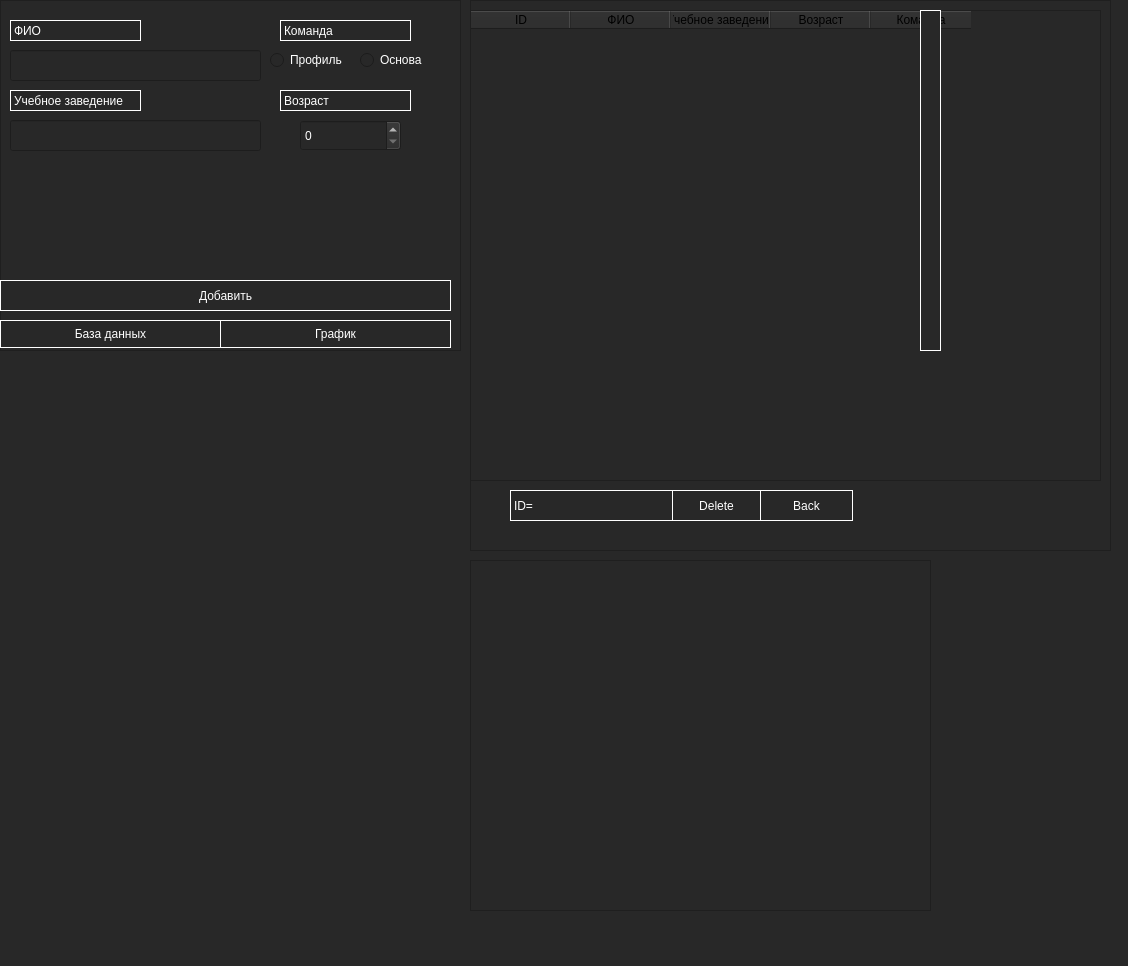
<?xml version="1.0" encoding="UTF-8"?>
<ui version="4.0">
 <class>MainWindow</class>
 <widget class="QMainWindow" name="MainWindow">
  <property name="geometry">
   <rect>
    <x>0</x>
    <y>0</y>
    <width>1128</width>
    <height>966</height>
   </rect>
  </property>
  <property name="windowTitle">
   <string>MainWindow</string>
  </property>
  <property name="styleSheet">
   <string notr="true">background-color: rgb(40, 40, 40);
color: rgb(255, 255, 255);</string>
  </property>
  <widget class="QWidget" name="centralwidget">
   <widget class="QFrame" name="frame">
    <property name="geometry">
     <rect>
      <x>0</x>
      <y>0</y>
      <width>461</width>
      <height>351</height>
     </rect>
    </property>
    <property name="styleSheet">
     <string notr="true">background-color: rgb(40, 40, 40);
color: rgb(255, 255, 255);</string>
    </property>
    <property name="frameShape">
     <enum>QFrame::StyledPanel</enum>
    </property>
    <property name="frameShadow">
     <enum>QFrame::Raised</enum>
    </property>
    <widget class="QLabel" name="label">
     <property name="geometry">
      <rect>
       <x>10</x>
       <y>20</y>
       <width>131</width>
       <height>21</height>
      </rect>
     </property>
     <property name="styleSheet">
      <string notr="true">border-style:solid;
border-width: 1px 1px 1px 1px;
border-color:white;</string>
     </property>
     <property name="text">
      <string>ФИО</string>
     </property>
    </widget>
    <widget class="QLineEdit" name="lineEdit_name">
     <property name="geometry">
      <rect>
       <x>10</x>
       <y>50</y>
       <width>251</width>
       <height>31</height>
      </rect>
     </property>
    </widget>
    <widget class="QLabel" name="label_2">
     <property name="geometry">
      <rect>
       <x>10</x>
       <y>90</y>
       <width>131</width>
       <height>21</height>
      </rect>
     </property>
     <property name="styleSheet">
      <string notr="true">border-style:solid;
border-width: 1px 1px 1px 1px;
border-color:white;</string>
     </property>
     <property name="text">
      <string>Учебное заведение</string>
     </property>
    </widget>
    <widget class="QLineEdit" name="lineEdit_uz">
     <property name="geometry">
      <rect>
       <x>10</x>
       <y>120</y>
       <width>251</width>
       <height>31</height>
      </rect>
     </property>
    </widget>
    <widget class="QLabel" name="label_3">
     <property name="geometry">
      <rect>
       <x>280</x>
       <y>20</y>
       <width>131</width>
       <height>21</height>
      </rect>
     </property>
     <property name="styleSheet">
      <string notr="true">border-style:solid;
border-width: 1px 1px 1px 1px;
border-color:white;</string>
     </property>
     <property name="text">
      <string>Команда</string>
     </property>
    </widget>
    <widget class="QRadioButton" name="profil">
     <property name="geometry">
      <rect>
       <x>270</x>
       <y>50</y>
       <width>95</width>
       <height>20</height>
      </rect>
     </property>
     <property name="text">
      <string>Профиль</string>
     </property>
    </widget>
    <widget class="QRadioButton" name="osnova">
     <property name="geometry">
      <rect>
       <x>360</x>
       <y>50</y>
       <width>95</width>
       <height>20</height>
      </rect>
     </property>
     <property name="text">
      <string>Основа</string>
     </property>
    </widget>
    <widget class="QLabel" name="label_4">
     <property name="geometry">
      <rect>
       <x>280</x>
       <y>90</y>
       <width>131</width>
       <height>21</height>
      </rect>
     </property>
     <property name="styleSheet">
      <string notr="true">border-style:solid;
border-width: 1px 1px 1px 1px;
border-color:white;</string>
     </property>
     <property name="text">
      <string>Возраст</string>
     </property>
    </widget>
    <widget class="QSpinBox" name="spinBox">
     <property name="geometry">
      <rect>
       <x>300</x>
       <y>120</y>
       <width>101</width>
       <height>31</height>
      </rect>
     </property>
    </widget>
    <widget class="QPushButton" name="ADD">
     <property name="geometry">
      <rect>
       <x>0</x>
       <y>280</y>
       <width>451</width>
       <height>31</height>
      </rect>
     </property>
     <property name="styleSheet">
      <string notr="true">border-style:solid;
border-width: 1px 1px 1px 1px;
border-color:white;</string>
     </property>
     <property name="text">
      <string>Добавить</string>
     </property>
    </widget>
    <widget class="QPushButton" name="BD">
     <property name="geometry">
      <rect>
       <x>0</x>
       <y>320</y>
       <width>221</width>
       <height>28</height>
      </rect>
     </property>
     <property name="styleSheet">
      <string notr="true">border-style:solid;
border-width: 1px 1px 1px 1px;
border-color:white;</string>
     </property>
     <property name="text">
      <string>База данных</string>
     </property>
    </widget>
    <widget class="QPushButton" name="graph">
     <property name="geometry">
      <rect>
       <x>220</x>
       <y>320</y>
       <width>231</width>
       <height>28</height>
      </rect>
     </property>
     <property name="styleSheet">
      <string notr="true">border-style:solid;
border-width: 1px 1px 1px 1px;
border-color:white;</string>
     </property>
     <property name="text">
      <string>График</string>
     </property>
    </widget>
   </widget>
   <widget class="QFrame" name="frame_2">
    <property name="geometry">
     <rect>
      <x>470</x>
      <y>0</y>
      <width>641</width>
      <height>551</height>
     </rect>
    </property>
    <property name="styleSheet">
     <string notr="true">background-color: rgb(40, 40, 40);
color: rgb(255, 255, 255);</string>
    </property>
    <property name="frameShape">
     <enum>QFrame::StyledPanel</enum>
    </property>
    <property name="frameShadow">
     <enum>QFrame::Raised</enum>
    </property>
    <widget class="QTableWidget" name="tableWidget">
     <property name="geometry">
      <rect>
       <x>0</x>
       <y>10</y>
       <width>631</width>
       <height>471</height>
      </rect>
     </property>
     <property name="styleSheet">
      <string notr="true">color: rgb(0, 0, 0);</string>
     </property>
     <column>
      <property name="text">
       <string>ID</string>
      </property>
     </column>
     <column>
      <property name="text">
       <string>ФИО</string>
      </property>
     </column>
     <column>
      <property name="text">
       <string>Учебное заведение</string>
      </property>
     </column>
     <column>
      <property name="text">
       <string>Возраст</string>
      </property>
     </column>
     <column>
      <property name="text">
       <string>Команда</string>
      </property>
     </column>
    </widget>
    <widget class="QPushButton" name="pushButton">
     <property name="geometry">
      <rect>
       <x>200</x>
       <y>490</y>
       <width>93</width>
       <height>31</height>
      </rect>
     </property>
     <property name="styleSheet">
      <string notr="true">border-style:solid;
border-width: 1px 1px 1px 1px;
border-color:white;</string>
     </property>
     <property name="text">
      <string>Delete</string>
     </property>
    </widget>
    <widget class="QLineEdit" name="lineEdit">
     <property name="geometry">
      <rect>
       <x>90</x>
       <y>490</y>
       <width>113</width>
       <height>31</height>
      </rect>
     </property>
     <property name="styleSheet">
      <string notr="true">border-style:solid;
border-width: 1px 1px 1px 0px;
border-color:white;</string>
     </property>
     <property name="text">
      <string/>
     </property>
     <property name="alignment">
      <set>Qt::AlignRight|Qt::AlignTrailing|Qt::AlignVCenter</set>
     </property>
    </widget>
    <widget class="QLabel" name="label_5">
     <property name="geometry">
      <rect>
       <x>40</x>
       <y>490</y>
       <width>55</width>
       <height>31</height>
      </rect>
     </property>
     <property name="styleSheet">
      <string notr="true">border-style:solid;
border-width: 1px 0px 1px 1px;
border-color:white;</string>
     </property>
     <property name="text">
      <string>ID=</string>
     </property>
    </widget>
    <widget class="QPushButton" name="Back">
     <property name="geometry">
      <rect>
       <x>290</x>
       <y>490</y>
       <width>93</width>
       <height>31</height>
      </rect>
     </property>
     <property name="styleSheet">
      <string notr="true">border-style:solid;
border-width: 1px 1px 1px 1px;
border-color:white;</string>
     </property>
     <property name="text">
      <string>Back</string>
     </property>
    </widget>
   </widget>
   <widget class="PlotWidget" name="frame_3">
    <property name="geometry">
     <rect>
      <x>470</x>
      <y>560</y>
      <width>461</width>
      <height>351</height>
     </rect>
    </property>
    <property name="frameShape">
     <enum>QFrame::StyledPanel</enum>
    </property>
    <property name="frameShadow">
     <enum>QFrame::Raised</enum>
    </property>
   </widget>
   <widget class="QPushButton" name="graph_2">
    <property name="geometry">
     <rect>
      <x>920</x>
      <y>10</y>
      <width>21</width>
      <height>341</height>
     </rect>
    </property>
    <property name="font">
     <font>
      <weight>50</weight>
      <italic>false</italic>
      <bold>false</bold>
      <underline>false</underline>
      <strikeout>false</strikeout>
      <stylestrategy>PreferDefault</stylestrategy>
      <kerning>false</kerning>
     </font>
    </property>
    <property name="cursor">
     <cursorShape>ArrowCursor</cursorShape>
    </property>
    <property name="contextMenuPolicy">
     <enum>Qt::DefaultContextMenu</enum>
    </property>
    <property name="styleSheet">
     <string notr="true">border-style:solid;
border-width: 1px 1px 1px 1px;
border-color:white;</string>
    </property>
    <property name="text">
     <string notr="true"/>
    </property>
    <property name="checkable">
     <bool>false</bool>
    </property>
    <property name="autoRepeat">
     <bool>false</bool>
    </property>
    <property name="autoExclusive">
     <bool>false</bool>
    </property>
    <property name="autoDefault">
     <bool>false</bool>
    </property>
    <property name="flat">
     <bool>false</bool>
    </property>
   </widget>
  </widget>
  <widget class="QMenuBar" name="menubar">
   <property name="geometry">
    <rect>
     <x>0</x>
     <y>0</y>
     <width>1128</width>
     <height>26</height>
    </rect>
   </property>
  </widget>
 </widget>
 <customwidgets>
  <customwidget>
   <class>PlotWidget</class>
   <extends>QFrame</extends>
   <header>pyqtgraph</header>
   <container>1</container>
  </customwidget>
 </customwidgets>
 <resources/>
 <connections/>
</ui>
